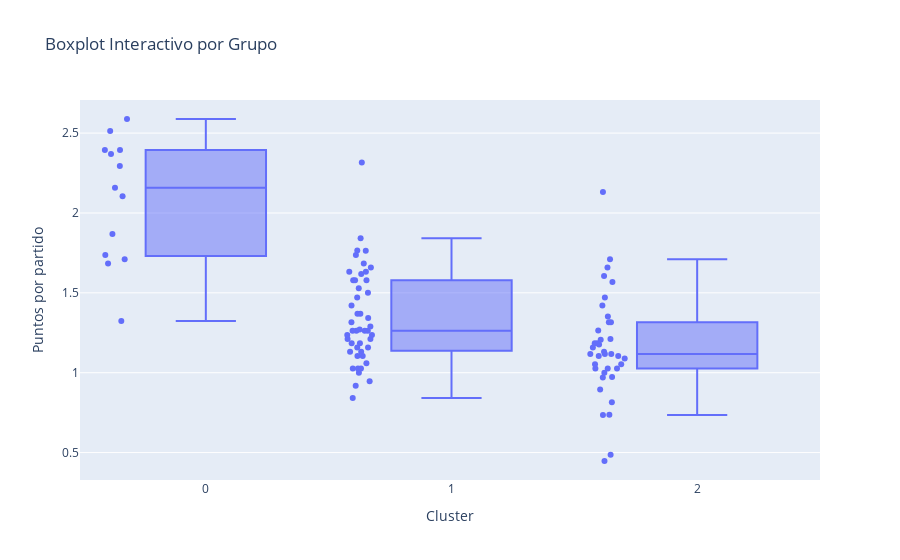

Notebook source saved alongside this figure:
### Markdown cell above
Al dividir los equipos en sus respectivos clusters y graficarlos contra el los puntos por partido quedó claro que el grupo que más puntos por partido hace es el grupo 1, seguido por el 2 y por último el grupo 3. Lo que sigue va a ser analizar sus estilos de juego para buscar porqué hay grupos más eficientes que otros

### Code cell
import plotly.express as px
import pandas as pd

fig = px.box(df, x="Cluster", y="Puntos por partido", points="all", title="Boxplot Interactivo por Grupo", hover_data=["Equipo"])
fig.show()

### Figure 1 — Plotly figure (JSON) as saved in the notebook; plotly's stock layout.template omitted (floating-point values rounded to 4 significant figures)
{"data": [{"alignmentgroup": "True", "boxpoints": "all", "customdata": [["Hoffenheim"], ["Bayern Munich"], ["Hertha Berlin"], ["Hamburger SV"], ["Borussia Dortmund"], ["Wolfsburg"], ["Schalke 04"], ["FSV Mainz 05"], ["Augsburg"], ["Bayer Leverkusen"], ["Darmstadt 98"], ["Werder Bremen"], ["FC Köln"], ["Eintracht Frankfurt"], ["VfB Stuttgart"], ["Borussia Mönchengladbach"], ["Ingolstadt"], ["Hannover 96"], ["Levante UD"], ["Las Palmas"], ["RC Deportivo La Coruña"], ["Málaga"], ["Espanyol"], ["Sporting Gijón"], ["Rayo Vallecano"], ["Real Betis"], ["Athletic Club"], ["Atlético Madrid"], ["Valencia"], ["Eibar"], ["Getafe"], ["Villarreal"], ["Sevilla"], ["Granada"], ["Real Sociedad"], ["Celta Vigo"], ["Real Madrid"], ["Barcelona"], ["Rennes"], ["Lorient"], ["Saint-Étienne"], ["Troyes"], ["Nantes"], ["Bastia"], ["Guingamp"], ["Paris Saint-Germain"], ["Marseille"], ["Lille"], ["Gazélec Ajaccio"], ["Caen"], ["AS Monaco"], ["Angers"], ["Stade de Reims"], ["Bordeaux"], ["Lyon"], ["OGC Nice"], ["Montpellier"], ["Toulouse"], ["Leicester City"], ["West Bromwich Albion"], ["Newcastle United"], ["Everton"], ["Crystal Palace"], ["Arsenal"], ["Tottenham Hotspur"], ["Sunderland"], ["Aston Villa"], ["Liverpool"], ["Stoke City"], ["Manchester United"], ["AFC Bournemouth"], ["Swansea City"], ["Southampton"], ["Norwich City"], ["Chelsea"], ["Watford"], ["Manchester City"], ["West Ham United"], ["Atalanta"], ["Frosinone"], ["Udinese"], ["Torino"], ["Inter Milan"], ["Lazio"], ["AS Roma"], ["Sassuolo"], ["AC Milan"], ["Sampdoria"], ["Napoli"], ["Juventus"], ["Hellas Verona"], ["Bologna"], ["Palermo"], ["Fiorentina"], ["Genoa"], ["Empoli"], ["Carpi"], ["Chievo"]], "hovertemplate": "Cluster=%{x}<br>Puntos por partido=%{y}<br>Equipo=%{customdata[0]}<extra></extra>", "legendgroup": "", "marker": {"color": "#636efa"}, "name": "", "notched": false, "offsetgroup": "", "orientation": "v", "showlegend": false, "type": "box", "x": [2, 0, 1, 2, 0, 0, 1, 2, 2, 1, 2, 2, 2, 1, 2, 1, 2, 2, 1, 1, 1, 1, 1, 1, 1, 1, 1, 1, 1, 1, 1, 1, 1, 1, 1, 1, 0, 0, 1, 1, 2, 2, 1, 2, 2, 0, 1, 1, 1, 2, 2, 2, 1, 1, 0, 1, 1, 2, 2, 2, 2, 1, 2, 0, 1, 2, 2, 1, 1, 1, 1, 1, 2, 2, 1, 2, 0, 1, 2, 2, 2, 1, 1, 1, 0, 2, 1, 2, 0, 0, 2, 2, 2, 0, 2, 1, 2, 2], "x0": " ", "xaxis": "x", "y": [1.088, 2.588, 1.471, 1.206, 2.294, 1.324, 1.529, 1.471, 1.118, 1.765, 1.118, 1.118, 1.265, 1.059, 0.9706, 1.618, 1.176, 0.7353, 0.8421, 1.158, 1.105, 1.263, 1.132, 1.026, 1, 1.184, 1.632, 2.316, 1.158, 1.132, 0.9474, 1.684, 1.368, 1.026, 1.263, 1.579, 2.368, 2.395, 1.368, 1.211, 1.568, 0.4865, 1.263, 1.351, 1.158, 2.514, 1.263, 1.579, 0.9189, 1.421, 1.711, 1.316, 1.026, 1.27, 1.711, 1.658, 1.289, 1.053, 2.132, 1.132, 0.9737, 1.237, 1.105, 1.868, 1.842, 1.026, 0.4474, 1.579, 1.342, 1.737, 1.105, 1.237, 1.658, 0.8947, 1.316, 1.184, 1.737, 1.632, 1.184, 0.8158, 1.026, 1.184, 1.763, 1.421, 2.105, 1.605, 1.5, 1.053, 2.158, 2.395, 0.7368, 1.105, 1.026, 1.684, 1.211, 1.211, 1, 1.316], "y0": " ", "yaxis": "y"}], "layout": {"boxmode": "group", "legend": {"tracegroupgap": 0}, "title": {"text": "Boxplot Interactivo por Grupo"}, "xaxis": {"anchor": "y", "domain": [0, 1], "title": {"text": "Cluster"}}, "yaxis": {"anchor": "x", "domain": [0, 1], "title": {"text": "Puntos por partido"}}}}
